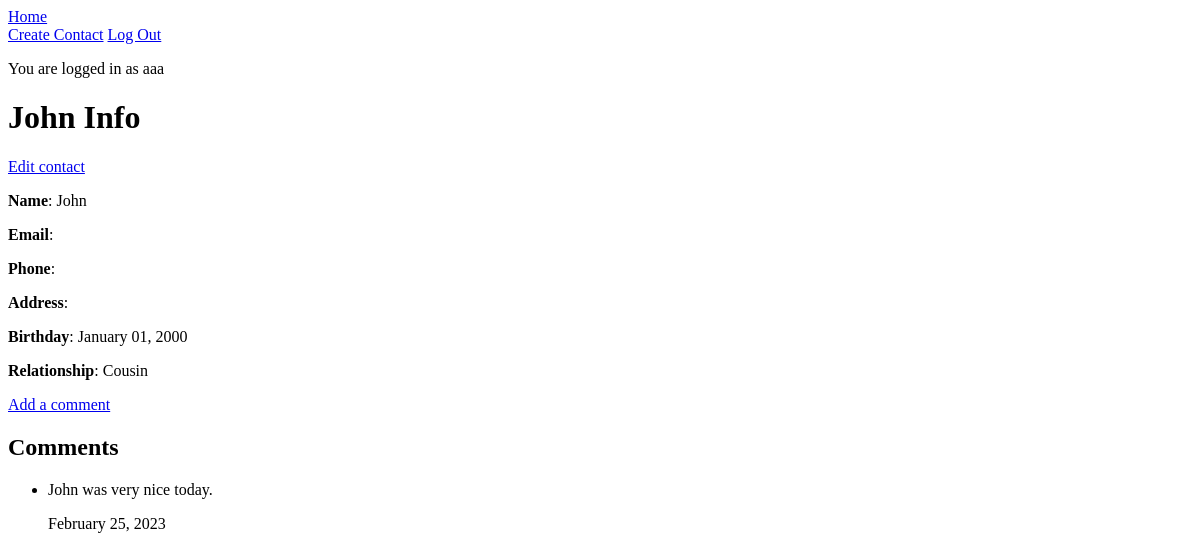
/contact/1 (signed in), run on an earlier commit of the app's database.
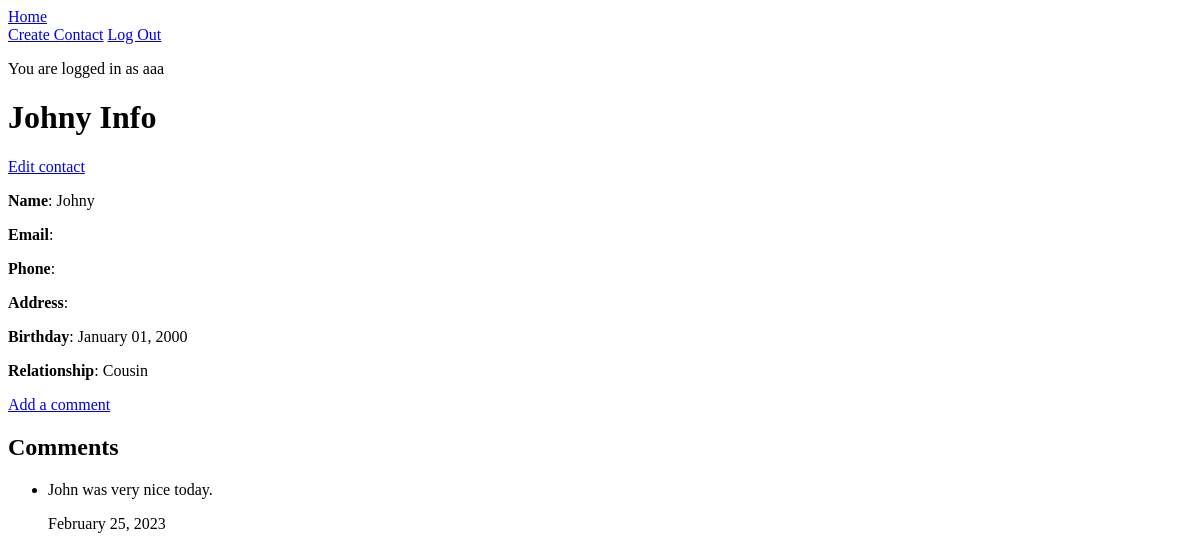
And on a later commit of the database.
### intouch_app/models.py (models this page shows, shortened)
class User(UserMixin, db.Model):
    id = db.Column(db.Integer, primary_key=True)
    username = db.Column(db.String(80), nullable=False, unique=True)
    password = db.Column(db.String(200), nullable=False)

class Contact(db.Model):
    id = db.Column(db.Integer, primary_key=True)
    name = db.Column(db.String(80), nullable=False)
    email = db.Column(db.String(80))
    phone = db.Column(db.String(9))
    address = db.Column(db.String(200))
    birthday = db.Column(db.Date)
    relationship = db.Column(db.String(80))
    user_id = db.Column(db.Integer, db.ForeignKey('user.id'), nullable=False)

class Comment(db.Model):
    id = db.Column(db.Integer, primary_key=True)
    comment = db.Column(db.String(800), nullable=False)
    created_on = db.Column(db.Date)
    contact_id = db.Column(db.Integer, db.ForeignKey('contact.id'), nullable=False)

### intouch_app/main/routes.py (the view, shortened to what this page needs)
@main.route('/contact/<contact_id>', methods=['GET', 'POST'])
@login_required
def contact_detail(contact_id):
    contact = Contact.query.get(contact_id)
    comments = Comment.query.filter_by(contact_id=contact_id).all()
    if (contact is None or contact.user_id != current_user.id):
        return redirect(url_for('main.homepage'))
    form = ContactForm(obj=contact)
    return render_template('contact_detail.html', contact=contact, comments=comments, form=form)

### intouch_app/extensions.py (called while the page is built)
@login_manager.user_loader
def load_user(user_id):
    return User.query.get(user_id)

### intouch_app/templates/contact_detail.html
{% extends 'base.html' %}
{% block content %}
<h1>{{ contact.name }} Info</h1>
<a href="/contact/{{ contact.id }}/edit">Edit contact</a>
<p>
    <strong>Name</strong>: {{ contact.name }}
</p>
<p>
    <strong>Email</strong>: {{ contact.email }}
</p>
<p>
    <strong>Phone</strong>: {{ contact.phone }}
</p>
<p>
    <strong>Address</strong>: {{ contact.address }}
</p>
{% if contact.birthday %}
<p>
    <strong>Birthday</strong>: {{ contact.birthday.strftime('%B %d, %Y') }}
</p>
{% endif %}
<p>
    <strong>Relationship</strong>: {{ contact.relationship }}
</p>
<a href="/contact/{{ contact.id }}/create_comment">Add a comment</a>
{% if comments %}
<h2>Comments</h2>
<ul>
    {% for comment in comments %}
    <li>
        <p>{{ comment.comment }}</p>
        <p>{{ comment.created_on.strftime('%B %d, %Y') }}</p>
    </li>
    {% endfor %}
</ul>
{% endif %}
{% endblock %}

### intouch_app/templates/base.html (shortened to what this page needs)
<!DOCTYPE html>
<html>
<head>
    <link rel="stylesheet" href="/static/style.css">
</head>
<body>
    <nav>
        <a href="/">Home</a>
        <div>
            {% if current_user.is_authenticated %}
            <a href="/create_contact">Create Contact</a>
            <a href="/logout">Log Out</a>
            {% else %}
            <a href="/signup">Sign Up</a>
            <a href="/login">Log In</a>
            {% endif %}
        </div>
    </nav>
    {% if current_user.is_authenticated %}
    <p>You are logged in as {{ current_user.username }}</p>
    {% endif %}
    {% block content %}{% endblock %}
</body>
</html>

What changed in the data, as far as the page shows it:
changed Contact "Cousin": name "John" → "Johny"
